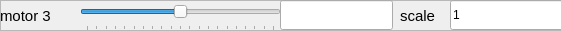
  <widget class="QFrame" name="frame_4">
   <property name="geometry">
    <rect>
     <x>10</x>
     <y>120</y>
     <width>561</width>
     <height>31</height>
    </rect>
   </property>
   <property name="frameShape">
    <enum>QFrame::StyledPanel</enum>
   </property>
   <property name="frameShadow">
    <enum>QFrame::Raised</enum>
   </property>
   <widget class="QLabel" name="name_4">
    <property name="geometry">
     <rect>
      <x>0</x>
      <y>0</y>
      <width>68</width>
      <height>31</height>
     </rect>
    </property>
    <property name="font">
     <font>
      <pointsize>11</pointsize>
      <weight>50</weight>
      <italic>false</italic>
      <bold>false</bold>
     </font>
    </property>
    <property name="text">
     <string>motor 3</string>
    </property>
   </widget>
   <widget class="QSlider" name="motor_setPoint_slider_3">
    <property name="geometry">
     <rect>
      <x>80</x>
      <y>0</y>
      <width>201</width>
      <height>31</height>
     </rect>
    </property>
    <property name="toolTip">
     <string extracomment="slider to move change set point for this motor"/>
    </property>
    <property name="minimum">
     <number>-100</number>
    </property>
    <property name="maximum">
     <number>100</number>
    </property>
    <property name="value">
     <number>0</number>
    </property>
    <property name="orientation">
     <enum>Qt::Horizontal</enum>
    </property>
    <property name="tickPosition">
     <enum>QSlider::TicksBelow</enum>
    </property>
    <property name="tickInterval">
     <number>10</number>
    </property>
   </widget>
   <widget class="QLineEdit" name="motor_setPoint_3">
    <property name="geometry">
     <rect>
      <x>280</x>
      <y>0</y>
      <width>113</width>
      <height>30</height>
     </rect>
    </property>
    <property name="text">
     <string extracomment="manually change set point here"/>
    </property>
    <property name="readOnly">
     <bool>true</bool>
    </property>
   </widget>
   <widget class="QLabel" name="scale_4">
    <property name="geometry">
     <rect>
      <x>400</x>
      <y>0</y>
      <width>41</width>
      <height>31</height>
     </rect>
    </property>
    <property name="font">
     <font>
      <pointsize>11</pointsize>
      <weight>50</weight>
      <italic>false</italic>
      <bold>false</bold>
     </font>
    </property>
    <property name="text">
     <string>scale</string>
    </property>
   </widget>
   <widget class="QLineEdit" name="motor_scale_3">
    <property name="geometry">
     <rect>
      <x>450</x>
      <y>0</y>
      <width>113</width>
      <height>30</height>
     </rect>
    </property>
    <property name="text">
     <string extracomment="use this to scale the slider (-100,100)">1</string>
    </property>
    <property name="readOnly">
     <bool>false</bool>
    </property>
   </widget>
  </widget>
